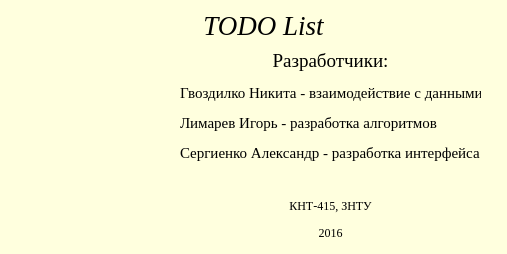
<?xml version="1.0" encoding="UTF-8"?>
<ui version="4.0">
 <class>AboutWindow</class>
 <widget class="QDialog" name="AboutWindow">
  <property name="geometry">
   <rect>
    <x>0</x>
    <y>0</y>
    <width>507</width>
    <height>254</height>
   </rect>
  </property>
  <property name="minimumSize">
   <size>
    <width>507</width>
    <height>254</height>
   </size>
  </property>
  <property name="maximumSize">
   <size>
    <width>507</width>
    <height>254</height>
   </size>
  </property>
  <property name="autoFillBackground">
   <bool>false</bool>
  </property>
  <property name="styleSheet">
   <string notr="true">QDialog{
background-color: rgb(255, 255, 222);
}</string>
  </property>
  <widget class="QLabel" name="label">
   <property name="geometry">
    <rect>
     <x>198</x>
     <y>10</y>
     <width>131</width>
     <height>31</height>
    </rect>
   </property>
   <property name="font">
    <font>
     <family>Times New Roman</family>
     <pointsize>5</pointsize>
     <italic>false</italic>
    </font>
   </property>
   <property name="autoFillBackground">
    <bool>false</bool>
   </property>
   <property name="styleSheet">
    <string notr="true">QLabel{
background-color: rgb(255, 255, 222);
}</string>
   </property>
   <property name="text">
    <string>&lt;html&gt;&lt;head/&gt;&lt;body&gt;&lt;p&gt;&lt;span style=&quot; font-size:20pt; font-style:italic;&quot;&gt;TODO List&lt;/span&gt;&lt;/p&gt;&lt;/body&gt;&lt;/html&gt;</string>
   </property>
   <property name="alignment">
    <set>Qt::AlignHCenter|Qt::AlignTop</set>
   </property>
  </widget>
  <widget class="QLabel" name="label_2">
   <property name="geometry">
    <rect>
     <x>10</x>
     <y>49</y>
     <width>151</width>
     <height>151</height>
    </rect>
   </property>
   <property name="text">
    <string/>
   </property>
   <property name="pixmap">
    <pixmap resource="icons.qrc">:/AllIcons/AboutImage.jpg</pixmap>
   </property>
   <property name="scaledContents">
    <bool>true</bool>
   </property>
  </widget>
  <widget class="QLabel" name="label_3">
   <property name="geometry">
    <rect>
     <x>180</x>
     <y>50</y>
     <width>301</width>
     <height>191</height>
    </rect>
   </property>
   <property name="font">
    <font>
     <family>Times New Roman</family>
    </font>
   </property>
   <property name="text">
    <string>&lt;!DOCTYPE HTML PUBLIC &quot;-//W3C//DTD HTML 4.0//EN&quot; &quot;http://www.w3.org/TR/REC-html40/strict.dtd&quot;&gt;
&lt;html&gt;&lt;head&gt;&lt;meta name=&quot;qrichtext&quot; content=&quot;1&quot; /&gt;&lt;style type=&quot;text/css&quot;&gt;
p, li { white-space: pre-wrap; }
&lt;/style&gt;&lt;/head&gt;&lt;body style=&quot; font-family:'Times New Roman'; font-size:8pt; font-weight:400; font-style:normal;&quot;&gt;
&lt;p align=&quot;center&quot; style=&quot; margin-top:12px; margin-bottom:12px; margin-left:0px; margin-right:0px; -qt-block-indent:0; text-indent:0px;&quot;&gt;&lt;span style=&quot; font-size:14pt;&quot;&gt;Разработчики:&lt;/span&gt;&lt;/p&gt;
&lt;p style=&quot; margin-top:12px; margin-bottom:12px; margin-left:0px; margin-right:0px; -qt-block-indent:0; text-indent:0px;&quot;&gt;&lt;span style=&quot; font-size:11pt;&quot;&gt;Гвоздилко Никита - взаимодействие с данными&lt;/span&gt;&lt;/p&gt;
&lt;p style=&quot; margin-top:12px; margin-bottom:12px; margin-left:0px; margin-right:0px; -qt-block-indent:0; text-indent:0px;&quot;&gt;&lt;span style=&quot; font-size:11pt;&quot;&gt;Лимарев Игорь - разработка алгоритмов&lt;/span&gt;&lt;/p&gt;
&lt;p style=&quot; margin-top:12px; margin-bottom:12px; margin-left:0px; margin-right:0px; -qt-block-indent:0; text-indent:0px;&quot;&gt;&lt;span style=&quot; font-size:11pt;&quot;&gt;Сергиенко Александр - разработка интерфейса&lt;/span&gt;&lt;/p&gt;
&lt;p align=&quot;center&quot; style=&quot;-qt-paragraph-type:empty; margin-top:12px; margin-bottom:12px; margin-left:0px; margin-right:0px; -qt-block-indent:0; text-indent:0px;&quot;&gt;&lt;br /&gt;&lt;/p&gt;
&lt;p align=&quot;center&quot; style=&quot; margin-top:12px; margin-bottom:12px; margin-left:0px; margin-right:0px; -qt-block-indent:0; text-indent:0px;&quot;&gt;&lt;span style=&quot; font-size:9pt;&quot;&gt;КНТ-415, ЗНТУ&lt;/span&gt;&lt;/p&gt;
&lt;p align=&quot;center&quot; style=&quot; margin-top:12px; margin-bottom:12px; margin-left:0px; margin-right:0px; -qt-block-indent:0; text-indent:0px;&quot;&gt;&lt;span style=&quot; font-size:9pt;&quot;&gt;2016&lt;/span&gt;&lt;span style=&quot; font-size:10pt;&quot;&gt;&lt;br /&gt;&lt;/span&gt;&lt;/p&gt;&lt;/body&gt;&lt;/html&gt;</string>
   </property>
  </widget>
 </widget>
 <resources>
  <include location="icons.qrc"/>
 </resources>
 <connections/>
</ui>
